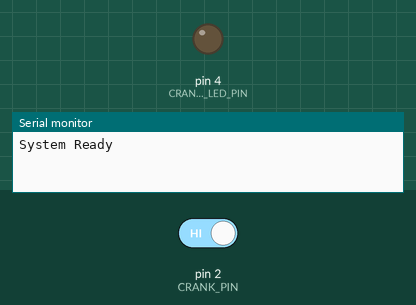
The sketch below on a simulated Arduino Nano Every. On the bench: output pins drawn as LEDs (lit = HIGH), the last lines printed to the serial monitor. The test bench sets the inputs (shaded band); at power-on: pin 2 (CRANK_PIN) HIGH.

Above: at 4.2 s.
4.3 s: pin 2 (CRANK_PIN) driven LOW
At 4.7 s:
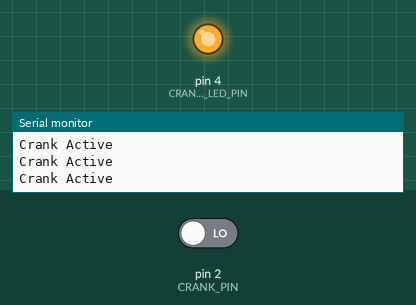
Timing chart, 0 to 7.3 s (numbered marks = the images above; inputs shaded):
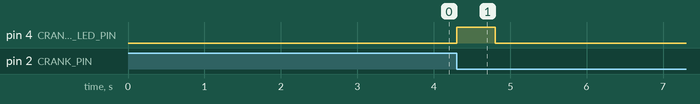

Measured:
- after the input at 4.3 s, pin 4 (CRANK_ACTIVITY_LED_PIN): LOW → HIGH at once, → LOW 0.50 s later

The sketch:

lab-4-hall-effect-sensor.ino
```cpp
// (licence header left out)
/*
  Define pins used
  Nano every pinout diagram:
  https://docs.arduino.cc/resources/pinouts/ABX00028-full-pinout.pdf
*/
#define CRANK_PIN 2
#define CRANK_ACTIVITY_LED_PIN 4

/*
  Define system constants
*/
#define CRANK_PASS_ACTIVITY_DELAY 500

/*
  System variables
 */
unsigned volatile long current_loop_time;
unsigned volatile long crank_interrupt_current_time;

void setup() {
  /*
    This method is run once, evertime your arduino is turned on.
    You should put any code in here that needs to have run before
    the 'loop' method.
  */

  // setup serial for diagnostics
  Serial.begin(9600);
  // set default values
  current_loop_time = 0;
  crank_interrupt_current_time = 0;
  // setup LED pin as output with LED off
  pinMode(CRANK_ACTIVITY_LED_PIN, OUTPUT);
  digitalWrite(CRANK_ACTIVITY_LED_PIN, LOW);
  // setup crank pin as input and attach an interrupt
  pinMode(CRANK_PIN, INPUT);
  attachInterrupt(digitalPinToInterrupt(CRANK_PIN), crankInterrupt, FALLING);
  // pause the system
  delay(3000);
  Serial.println("System Ready");
}

void loop() {
  /*
    This method is called on a loop untill your arduino is turned off.
    The main logic for your code should be present within this method.
  */

  // display the crank activity LED
  current_loop_time = millis();
  if (current_loop_time - crank_interrupt_current_time < CRANK_PASS_ACTIVITY_DELAY) {
    digitalWrite(CRANK_ACTIVITY_LED_PIN, HIGH);
    Serial.println("Crank Active");
  } else {
    digitalWrite(CRANK_ACTIVITY_LED_PIN, LOW);
  }

  // delay the system
  delay(50);
}

void crankInterrupt() {
  /*
    This method is called everytime the hall effect sensor value is changed
    within the boundaries defined in setup.
  */

  // record the current time of interrupt in milliseconds
  crank_interrupt_current_time = millis();
}
```
